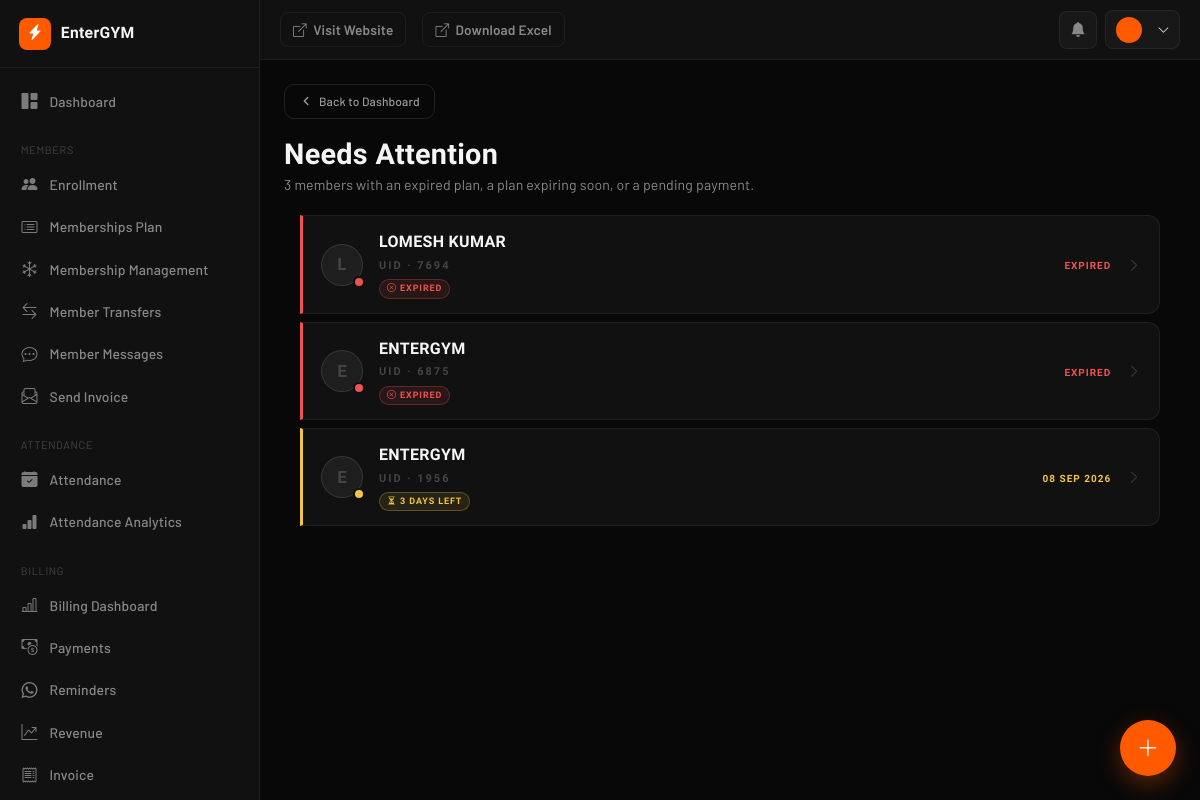
/needs-attention/, run on the app's committed database.
### AuthFit/models.py (models this page shows, shortened)
class Enrollment(models.Model):
    gym = models.ForeignKey(Gym, on_delete=models.CASCADE, db_index=True)
    objects = GymManager()
    GENDER_CHOICES = [('M', 'Male'), ('F', 'Female')]
    PAYMENT = [("Done", 'Done'), ("Pending", 'Pending')]
    METHOD = [('C', 'CASH'), ('U', 'UPI'), ('B', 'UPI + CASH')]
    SOURCE_CHOICES = [
        ("OWNER", "Owner"),
        ("MEMBER", "Member"),
    ]
    unique_id = models.CharField(max_length=10, editable=False, db_index=True)
    membership_start_date = models.DateField(
        default=timezone.localdate,
        help_text="Actual membership start date. Used to calculate DueDate — "
                "lets owners backdate enrollment for members who joined "
                "before EnterGYM. Distinct from `doj` (record-creation date).",
    )
    user = models.ForeignKey(
        User, on_delete=models.CASCADE, null=True, blank=True
    )
    profile_completed = models.BooleanField(default=False)
    source = models.CharField(max_length=10, choices=SOURCE_CHOICES, default="OWNER")
    fullname = models.CharField(max_length=25)
    email = models.EmailField(blank=True ,null=True)
    gender = models.CharField(max_length=1, choices=GENDER_CHOICES, blank=True ,null=True)
    phone = models.CharField(max_length=10, db_index=True)
    address = models.TextField(blank=True)
    reference = models.CharField(max_length=30, null=True, blank=True)
    selectPlan = models.ForeignKey(MembershipPlan, on_delete=models.CASCADE)
    trainer = models.ForeignKey(
        Trainer, on_delete=models.SET_NULL, null=True, blank=True
    )
    Amount = models.DecimalField(max_digits=10, decimal_places=2)
    paidAmount = models.DecimalField(default=0,max_digits=10,decimal_places=2,null=False)
    paymentDate = models.DateField(blank=True, null=True)
    paymentMethod = models.CharField(
        max_length=1, choices=METHOD, blank=True, null=True
    )
    pendingAmount = models.DecimalField(default=0,max_digits=10,decimal_places=2)
    pendingpaymentMethod = models.CharField(
        max_length=1, choices=METHOD, blank=True, null=True
    )
    pendingpaymentDate =  models.DateField(blank=True, null=True)
    paymentStatus = models.CharField(
        max_length=10, choices=PAYMENT, default="Pending"
    )
    last_expiry_notif_sent = models.DateField(null=True, blank=True)
    initial_invoice_generated = models.BooleanField(
        default=False,
        help_text="Set once the up-front payment collected during Quick Enrollment "
                "has been converted into a Payment + Invoice.",
    )
    doj = models.DateField(auto_now_add=True)
    DueDate = models.DateField(blank=True, null=True,db_index=True)
    created_at = models.DateTimeField(auto_now_add=True)
    is_active = models.BooleanField(default=True, db_index=True)
    is_deleted = models.BooleanField(default=False, db_index=True)
    deleted_at = models.DateTimeField(null=True, blank=True)
    deleted_by = models.ForeignKey(
        User, on_delete=models.SET_NULL, null=True, blank=True, related_name='+'
    )
    face_enrolled = models.BooleanField(default=False)
    face_image = CloudinaryField('image', null=True, blank=True)
    face_embeddings = models.JSONField(default=list, blank=True)
    class Meta:
        unique_together = ('gym', 'unique_id')
        indexes = [
            models.Index(fields=['gym', 'unique_id']),
            models.Index(fields=['gym', 'phone']),
            models.Index(fields=['gym', 'paymentStatus']),
        ]
        constraints = [
            models.UniqueConstraint(
                fields=['gym', 'phone'],
                condition=models.Q(user__isnull=True),
                name='unique_pending_enrollment_phone_per_gym',
            )
        ]
    @property
    def is_expired(self):
        if self.DueDate:
            return timezone.localdate() > self.DueDate
        return False
    @property
    def days_remaining(self):
        if self.DueDate:
            return (self.DueDate - timezone.localdate()).days
        return None

### AuthFit/views.py (the view, shortened to what this page needs)
# urls.py: path('needs-attention/', views.needs_attention, name='needs_attention'),
def needs_attention(request):
    gym = getattr(request, 'gym', None)
    search_ctx = get_search_context(request)
    search_by, search = search_ctx["search_by"], search_ctx["search"]
    qs = Enrollment.objects.filter(is_deleted=False).select_related("selectPlan", "trainer")
    if gym:
        qs = qs.filter(gym=gym)
    qs = apply_search(qs, search_by, search)
    EXPIRING_SOON_THRESHOLD = 3
    alerts = []
    for enrollment in qs:
        pending_amount = float(enrollment.pendingAmount)
        is_expired = enrollment.is_expired
        days_remaining = enrollment.days_remaining
        is_expiring_soon = (
            not is_expired and days_remaining is not None
            and days_remaining <= EXPIRING_SOON_THRESHOLD
        )
        has_pending = pending_amount > 0
        if is_expired:
            alert_rank = 0
        elif is_expiring_soon:
            alert_rank = 1
        elif has_pending:
            alert_rank = 2
        else:
            continue
        image_url = None
        alerts.append({
            "id": enrollment.id,
            "name": enrollment.fullname,
            "unique_id": enrollment.unique_id,
            "image_url": image_url,
            "pending_amount": pending_amount,
            "due_date": enrollment.DueDate.strftime("%d %b %Y") if enrollment.DueDate else "—",
            "is_expired": is_expired,
            "is_expiring_soon": is_expiring_soon,
            "has_pending": has_pending,
            "alert_rank": alert_rank,
            "phone": enrollment.phone,
            "plan": enrollment.selectPlan.plan if enrollment.selectPlan else "—",
            "days_remaining": days_remaining,
        })
    alerts.sort(key=lambda e: (e["alert_rank"], -e["pending_amount"]))
    paginator = Paginator(alerts, 25)
    requested_page = request.GET.get("page", 1)
    try:
        page_obj = paginator.get_page(requested_page)
    except EmptyPage:
        page_obj = paginator.get_page(1)
    context = {
        "gym": gym,
        "active": "member_management",
        "alerts": page_obj.object_list,
        "alerts_count": len(alerts),
        "page_obj": page_obj,
        **search_ctx,
    }
    return render(request, "needs_attention.html", context)

### AuthFit/colorutils.py (called while the page is built)
def _clean_hex(hex_color):
    hex_color = (hex_color or '#ff5a00').lstrip('#')
    if not re.fullmatch(r'[0-9a-fA-F]{6}', hex_color):
        hex_color = 'ff5a00'
    return hex_color

def hex_to_rgba(hex_color, alpha):
    h = _clean_hex(hex_color)
    r, g, b = int(h[0:2], 16), int(h[2:4], 16), int(h[4:6], 16)
    return f'rgba({r},{g},{b},{alpha})'

def lighten(hex_color, amount=0.15):
    h = _clean_hex(hex_color)
    r, g, b = int(h[0:2], 16), int(h[2:4], 16), int(h[4:6], 16)
    r = min(255, int(r + (255 - r) * amount))
    g = min(255, int(g + (255 - g) * amount))
    b = min(255, int(b + (255 - b) * amount))
    return f'#{r:02x}{g:02x}{b:02x}'

### AuthFit/context_processors.py (called while the page is built, shortened)
def saas_config(request):
    return {
        'BASE_DOMAIN': os.environ.get('BASE_DOMAIN', 'entergym.in'),
    }

def gym_config(request):
    is_enrolled = False
    already_marked = False
    user_hash = ""
    if not request.user.is_authenticated:
        return _build_response(is_enrolled, already_marked, user_hash)

def _build_response(is_enrolled, already_marked, user_hash, request=None):
    config = {
        "isAuthenticated": request.user.is_authenticated if request else False,
        "isEnrolled":      bool(is_enrolled),
        "alreadyMarked":   bool(already_marked),
        "userHash":        user_hash,
    }
    return {
        "GYM_CONFIG_JSON": json.dumps(config),
        "is_enrolled":     bool(is_enrolled),
        "already_marked":  bool(already_marked),
    }

def gym_context(request):
    gym = getattr(request, 'gym', None)
    if gym is None:
        return {'gym': None, 'favicon_url': None, 'logo_url': None}

def gym_branding(request):
    b = get_gym_branding(getattr(request, 'gym', None))
    return {
        "logo_url": b["logo_url"],
        "favicon_url": b["favicon_url"],
        "apple_touch_icon_url": b["apple_touch_icon_url"],
        "splash_logo_url": b["splash_logo_url"],
        "theme_color": b["theme_color"],
        "app_name": b["app_name"],
        "app_short_name": b["app_short_name"],
    }

def gym_theme(request):
    gym = getattr(request, 'gym', None)
    theme = getattr(gym, 'theme', None) or 'default'
    return {'gym_theme': theme}

### Gym/context_processors.py (called while the page is built, shortened)
def gym_branding(request):
    gym = getattr(request, 'gym', None)
    if not gym:
        return {"gym_logo_url": None}

### Gym/mixins.py (called while the page is built)
    def get_queryset(self):
        return GymQuerySet(self.model, using=self._db)

### templates/needs_attention.html (shortened to what this page needs)
{% extends "dashboard/base.html" %}
{% load static custom_filters %}
{% block extra_css %}
<link rel="stylesheet" href="{% static 'dashboard/css/members.css' %}">
{% endblock %}
{% block content %}
<div class="db-page-header">
  <div>
    <a href="{% url 'today_attendance' %}" class="db-back-btn">
      <svg width="14" height="14" viewBox="0 0 24 24" fill="none" stroke="currentColor" stroke-width="2.5" stroke-linecap="round" stroke-linejoin="round">
        <polyline points="15 18 9 12 15 6" />
      </svg>
      Back to Dashboard
    </a>
    <h1 class="db-page-title">Needs Attention</h1>
    <p class="db-page-sub">{{ alerts_count }} member{{ alerts_count|pluralize }} with an expired plan, a plan expiring soon, or a pending payment.</p>
  </div>
</div>
<div class="na-page">
  {% if alerts %}
    {% for r in alerts %}
    <a href="{% url 'member_detail' r.id %}" class="att-card {% if r.is_expired %}expired{% elif r.is_expiring_soon %}expiring{% endif %}">
      <div class="att-avatar-wrap">
        {% if r.image_url %}
          <img class="att-avatar" src="{{ r.image_url }}" alt="{{ r.name }}" loading="lazy" />
        {% else %}
          <div class="att-avatar-placeholder">{{ r.name|first|upper }}</div>
        {% endif %}
        {% if r.is_expired %}
          <span class="att-alert-dot dot-red"></span>
        {% elif r.is_expiring_soon %}
          <span class="att-alert-dot dot-yellow"></span>
        {% elif r.has_pending %}
          <span class="att-alert-dot dot-orange"></span>
        {% endif %}
      </div>
      <div class="att-info">
        <div class="att-name">{{ r.name }}</div>
        <div class="att-uid">UID · {{ r.unique_id }}</div>
        <div class="att-tags">
          {% if r.is_expired %}
            <span class="att-tag tag-expired"><i class="bi bi-x-circle"></i> Expired</span>
          {% elif r.is_expiring_soon %}
            <span class="att-tag tag-expiring"><i class="bi bi-hourglass-split"></i>
              {% if r.days_remaining == 0 %}Expires Today{% elif r.days_remaining == 1 %}1 Day Left{% else %}{{ r.days_remaining }} Days Left{% endif %}
            </span>
          {% endif %}
        </div>
      </div>
      <div class="att-meta">
        <div class="att-due {% if r.is_expired %}expired-tag{% elif r.is_expiring_soon %}expiring-tag{% endif %}">
          {% if r.is_expired %}EXPIRED{% else %}{{ r.due_date }}{% endif %}
        </div>
      </div>
      <i class="bi bi-chevron-right att-chevron"></i>
    </a>
    {% endfor %}
  {% else %}
    <div class="na-empty">🎉 Nothing needs attention right now</div>
  {% endif %}
</div>
{% endblock %}

### static/dashboard/css/dashboard.css (style rules this page uses)
:root { --bg:#080808;--surface:#111;--surface-2:#181818;--surface-3:#1e1e1e; --border:rgba(255,255,255,.06);--border-2:rgba(255,255,255,.11); --orange:#ff5a00;--orange-dim:rgba(255,90,0,.10);--orange-bdr:rgba(255,90,0,.28); --green:#5de87c;--green-dim:rgba(93,232,124,.10);--green-bdr:rgba(93,232,124,.28); --red:#ef5350;--red-dim:rgba(239,83,80,.10);--red-bdr:rgba(239,83,80,.28); --yellow:#f4c542;--yellow-dim:rgba(244,197,66,.10);--yellow-bdr:rgba(244,197,66,.28); --text-hi:#f5f5f5;--text-mid:#888;--text-lo:#444; --font-d:"Barlow Condensed",sans-serif;--font-b:"Barlow",sans-serif; --ease:cubic-bezier(.4,0,.2,1);--t:.22s; --radius-lg:18px;--radius-md:12px;--radius-sm:8px;--radius-pill:40px; --nav-h:60px; --primary:var(--orange);--primary-hover:#ff9500; --sidebar-bg:var(--surface);--db-bg:var(--bg);--db-sidebar:var(--surface); --db-sidebar-hover:var(--surface-3);--db-primary:var(--orange); --db-success:var(--green);--db-danger:var(--red);--db-warning:var(--yellow);--db-info:var(--orange); --db-card-radius:var(--radius-lg); --db-shadow:0 1px 2px rgba(0,0,0,.4),0 4px 16px rgba(0,0,0,.45); --db-sidebar-w:260px;--db-navbar-h:var(--nav-h) }
* { box-sizing:border-box }
body { margin:0;background:var(--bg);font-family:var(--font-b),-apple-system,BlinkMacSystemFont,sans-serif;color:var(--text-hi) }
.db-page-header { display:flex;justify-content:space-between;align-items:center;margin-bottom:1.25rem }
.db-page-title { font-family:var(--font-d);font-size:1.8rem;font-weight:600;letter-spacing:.01em;margin:0;color:var(--text-hi) }
.db-page-sub { color:var(--text-mid);font-size:.88rem;margin:.15rem 0 0 }

### static/dashboard/css/live-attendance.css (style rules this page uses)
:root { --lac-bg: var(--surface); --lac-border: var(--border-2); --lac-text: var(--text-hi); --lac-muted: var(--text-lo); }

### data on the page
Enrollment: name|first "L", name "LOMESH KUMAR", unique_id "7694"
Enrollment: name|first "E", name "ENTERGYM", unique_id "6875"
Enrollment: name|first "E", name "ENTERGYM", unique_id "1956", days_remaining "3", due_date "08 SEP 2026"

### other printed values
{{ gym.gym_name|default:"EnterGYM" }} "EnterGYM"
{{ alerts_count }} "3"
